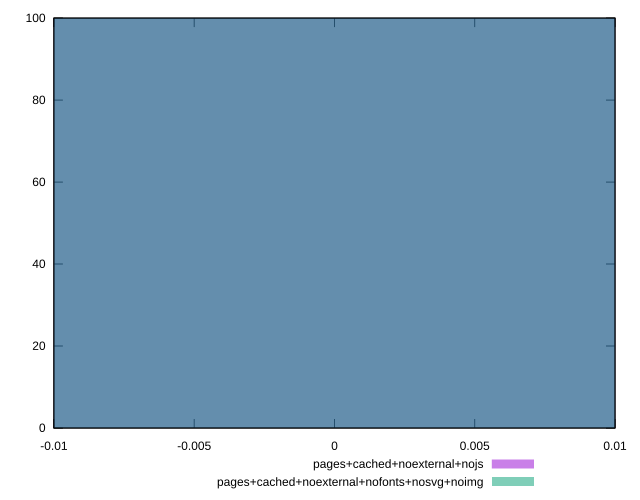

This chart was generated by the following gnuplot code:
reset

$pagesCachedNoexternalNojs <<EOF
0 100
EOF

$pagesCachedNoexternalNofontsNosvgNoimg <<EOF
0 100
EOF

set key outside below
set boxwidth 0.1
set xrange [-0.01:0.01]
set yrange [0:100]
set style fill transparent solid 0.5 noborder
set terminal svg size 640, 500 enhanced background rgb 'white'
set output "report_00007_2020-12-11T15:55:29.892Z/offscreen-images/comparison/histogram/10_vs_11.svg"

plot $pagesCachedNoexternalNojs title "pages+cached+noexternal+nojs" with boxes, \
     $pagesCachedNoexternalNofontsNosvgNoimg title "pages+cached+noexternal+nofonts+nosvg+noimg" with boxes

reset
